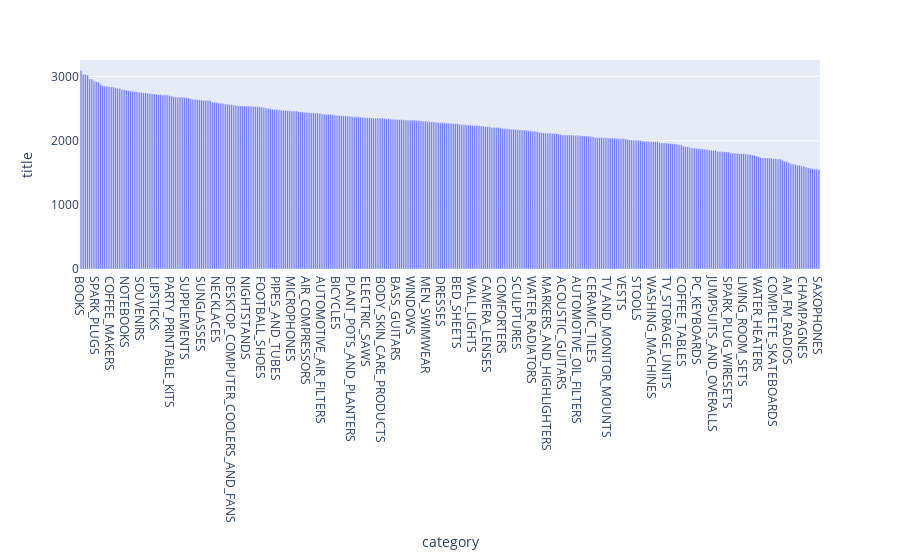

Notebook code for this chart:
### Code cell
px.bar(count_df[count_df['title']>max(count_df['title'])/2],x='category',y='title')

### Figure 1 — Plotly figure (JSON) as saved in the notebook; plotly's stock layout.template omitted (floating-point values rounded to 4 significant figures; data arrays with more than 128 entries replaced by an {"elided": "..."} marker saying what was removed)
{"data": [{"alignmentgroup": "True", "hovertemplate": "category=%{x}<br>title=%{y}<extra></extra>", "legendgroup": "", "marker": {"color": "#636efa", "pattern": {"shape": ""}}, "name": "", "offsetgroup": "", "orientation": "v", "showlegend": false, "textposition": "auto", "type": "bar", "x": {"elided": "344 str values"}, "xaxis": "x", "y": {"elided": "344 int values"}, "yaxis": "y"}], "layout": {"barmode": "relative", "legend": {"tracegroupgap": 0}, "margin": {"t": 60}, "xaxis": {"anchor": "y", "domain": [0, 1], "title": {"text": "category"}}, "yaxis": {"anchor": "x", "domain": [0, 1], "title": {"text": "title"}}}}
